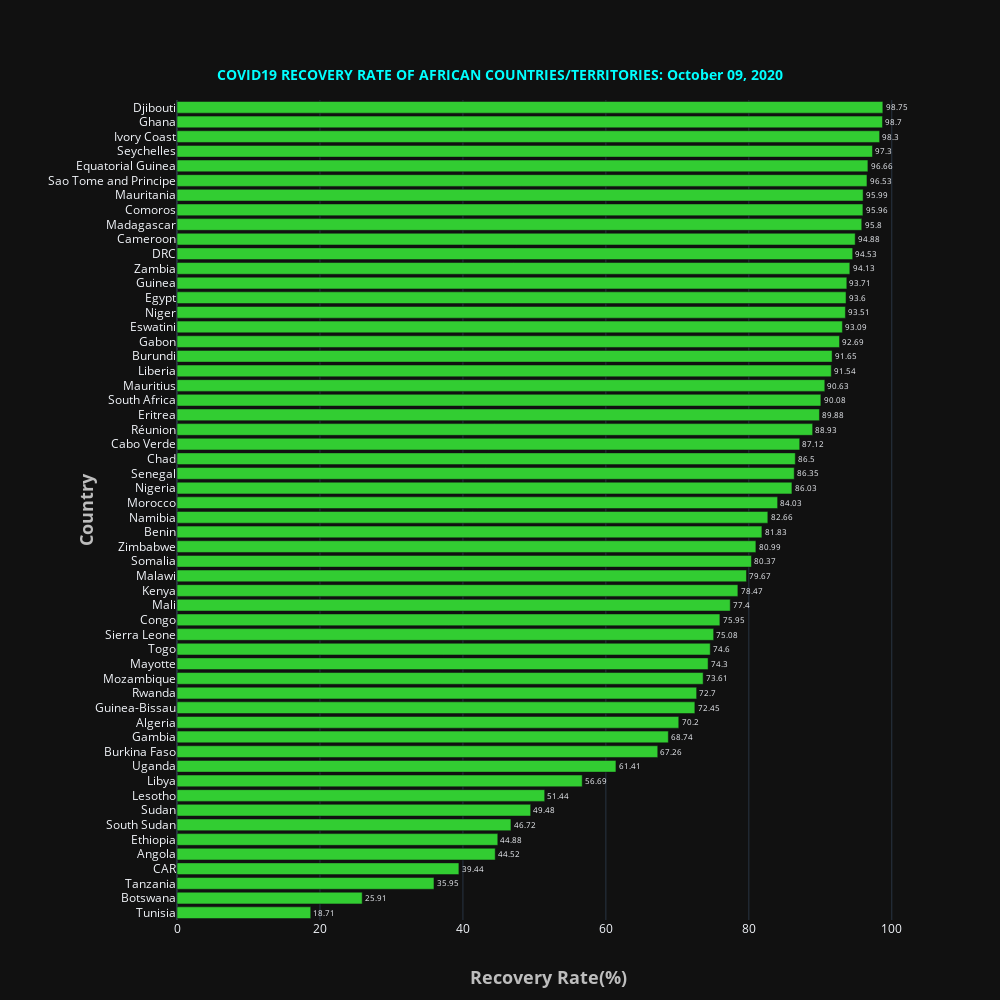

Here is the notebook cell this chart was saved with:
### Markdown cell above
<a id='recovery'></a>

### Code cell
fig = go.Figure()

fig.add_trace(go.Bar(y = african_confirmed100['Country_Other'][::-1],x=african_confirmed100['RecoveryRate'][::-1],
                     text=african_confirmed100['RecoveryRate'][::-1],textposition='outside',name = "Afria",marker_color='LimeGreen',orientation='h',
#                   
))
fig.update_layout(
    template='plotly_dark',
    title={
        'text': '<b>COVID19 RECOVERY RATE OF AFRICAN COUNTRIES/TERRITORIES: '  + date_string +'</b>',
        'y':0.93,
        'x':0.5,
        'xanchor': 'center',
        'yanchor': 'top',
        'font_color':'Cyan',
        'font_size':14},
    xaxis=dict(title='<b>Recovery Rate(%)</b>',titlefont_size=18, titlefont=dict(color='#BDBDBD')),
    yaxis=dict(title='<b>Country</b>',titlefont_size=18, tickprefix="      ", titlefont=dict(color='#BDBDBD')),
    autosize=False,
    width=1000,
    height=1000,     
)

fig.show()

### Figure 1 — Plotly figure (JSON) as saved in the notebook; plotly's stock layout.template omitted (floating-point values rounded to 4 significant figures)
{"data": [{"marker": {"color": "LimeGreen"}, "name": "Afria", "orientation": "h", "text": [18.71, 25.91, 35.95, 39.44, 44.52, 44.88, 46.72, 49.48, 51.44, 56.69, 61.41, 67.26, 68.74, 70.2, 72.45, 72.7, 73.61, 74.3, 74.6, 75.08, 75.95, 77.4, 78.47, 79.67, 80.37, 80.99, 81.83, 82.66, 84.03, 86.03, 86.35, 86.5, 87.12, 88.93, 89.88, 90.08, 90.63, 91.54, 91.65, 92.69, 93.09, 93.51, 93.6, 93.71, 94.13, 94.53, 94.88, 95.8, 95.96, 95.99, 96.53, 96.66, 97.3, 98.3, 98.7, 98.75], "textposition": "outside", "type": "bar", "x": [18.71, 25.91, 35.95, 39.44, 44.52, 44.88, 46.72, 49.48, 51.44, 56.69, 61.41, 67.26, 68.74, 70.2, 72.45, 72.7, 73.61, 74.3, 74.6, 75.08, 75.95, 77.4, 78.47, 79.67, 80.37, 80.99, 81.83, 82.66, 84.03, 86.03, 86.35, 86.5, 87.12, 88.93, 89.88, 90.08, 90.63, 91.54, 91.65, 92.69, 93.09, 93.51, 93.6, 93.71, 94.13, 94.53, 94.88, 95.8, 95.96, 95.99, 96.53, 96.66, 97.3, 98.3, 98.7, 98.75], "y": ["Tunisia", "Botswana", "Tanzania", "CAR", "Angola", "Ethiopia", "South Sudan", "Sudan", "Lesotho", "Libya", "Uganda", "Burkina Faso", "Gambia", "Algeria", "Guinea-Bissau", "Rwanda", "Mozambique", "Mayotte", "Togo", "Sierra Leone", "Congo", "Mali", "Kenya", "Malawi", "Somalia", "Zimbabwe", "Benin", "Namibia", "Morocco", "Nigeria", "Senegal", "Chad", "Cabo Verde", "Réunion", "Eritrea", "South Africa", "Mauritius", "Liberia", "Burundi", "Gabon", "Eswatini", "Niger", "Egypt", "Guinea", "Zambia", "DRC", "Cameroon", "Madagascar", "Comoros", "Mauritania", "Sao Tome and Principe", "Equatorial Guinea", "Seychelles", "Ivory Coast", "Ghana", "Djibouti"]}], "layout": {"autosize": false, "height": 1000, "title": {"font": {"color": "Cyan", "size": 14}, "text": "<b>COVID19 RECOVERY RATE OF AFRICAN COUNTRIES/TERRITORIES: October 09, 2020</b>", "x": 0.5, "xanchor": "center", "y": 0.93, "yanchor": "top"}, "width": 1000, "xaxis": {"title": {"font": {"color": "#BDBDBD", "size": 18}, "text": "<b>Recovery Rate(%)</b>"}}, "yaxis": {"tickprefix": "      ", "title": {"font": {"color": "#BDBDBD", "size": 18}, "text": "<b>Country</b>"}}}}
